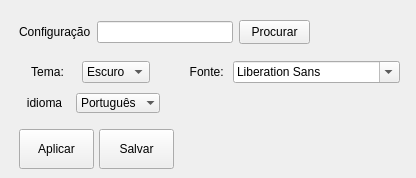
<?xml version="1.0" encoding="UTF-8"?>
<ui version="4.0">
 <class>PreferencesWindow</class>
 <widget class="QMainWindow" name="PreferencesWindow">
  <property name="geometry">
   <rect>
    <x>0</x>
    <y>0</y>
    <width>416</width>
    <height>178</height>
   </rect>
  </property>
  <property name="minimumSize">
   <size>
    <width>416</width>
    <height>178</height>
   </size>
  </property>
  <property name="maximumSize">
   <size>
    <width>416</width>
    <height>178</height>
   </size>
  </property>
  <property name="windowTitle">
   <string>option</string>
  </property>
  <widget class="QWidget" name="centralwidget">
   <layout class="QHBoxLayout" name="horizontalLayout_3">
    <item>
     <widget class="QFrame" name="frame">
      <property name="frameShape">
       <enum>QFrame::Shape::NoFrame</enum>
      </property>
      <property name="frameShadow">
       <enum>QFrame::Shadow::Raised</enum>
      </property>
      <widget class="QWidget" name="layoutWidget">
       <property name="geometry">
        <rect>
         <x>10</x>
         <y>80</y>
         <width>141</width>
         <height>28</height>
        </rect>
       </property>
       <layout class="QHBoxLayout" name="horizontalLayout">
        <item>
         <widget class="QLabel" name="label">
          <property name="text">
           <string>idioma</string>
          </property>
          <property name="alignment">
           <set>Qt::AlignmentFlag::AlignCenter</set>
          </property>
         </widget>
        </item>
        <item>
         <widget class="QComboBox" name="comboBox">
          <property name="editable">
           <bool>false</bool>
          </property>
          <property name="frame">
           <bool>false</bool>
          </property>
          <item>
           <property name="text">
            <string>Português</string>
           </property>
          </item>
          <item>
           <property name="text">
            <string>Ingles</string>
           </property>
          </item>
         </widget>
        </item>
       </layout>
      </widget>
      <widget class="QWidget" name="layoutWidget">
       <property name="geometry">
        <rect>
         <x>10</x>
         <y>50</y>
         <width>131</width>
         <height>26</height>
        </rect>
       </property>
       <layout class="QHBoxLayout" name="horizontalLayout_2">
        <item>
         <widget class="QLabel" name="label_tema">
          <property name="font">
           <font>
            <bold>false</bold>
           </font>
          </property>
          <property name="text">
           <string>Tema:</string>
          </property>
          <property name="alignment">
           <set>Qt::AlignmentFlag::AlignCenter</set>
          </property>
         </widget>
        </item>
        <item>
         <widget class="QComboBox" name="Combox_tema">
          <item>
           <property name="text">
            <string>Escuro</string>
           </property>
          </item>
          <item>
           <property name="text">
            <string>Claro</string>
           </property>
          </item>
         </widget>
        </item>
       </layout>
      </widget>
      <widget class="QWidget" name="layoutWidget">
       <property name="geometry">
        <rect>
         <x>10</x>
         <y>10</y>
         <width>214</width>
         <height>26</height>
        </rect>
       </property>
       <layout class="QHBoxLayout" name="horizontalLayout_5">
        <item>
         <widget class="QLabel" name="label_3">
          <property name="text">
           <string>Configuração</string>
          </property>
         </widget>
        </item>
        <item>
         <widget class="QLineEdit" name="lineEdit"/>
        </item>
       </layout>
      </widget>
      <widget class="QWidget" name="layoutWidget">
       <property name="geometry">
        <rect>
         <x>180</x>
         <y>50</y>
         <width>211</width>
         <height>26</height>
        </rect>
       </property>
       <layout class="QHBoxLayout" name="horizontalLayout_6">
        <item>
         <widget class="QLabel" name="label_fonte">
          <property name="sizePolicy">
           <sizepolicy hsizetype="Preferred" vsizetype="Minimum">
            <horstretch>0</horstretch>
            <verstretch>0</verstretch>
           </sizepolicy>
          </property>
          <property name="text">
           <string>Fonte: </string>
          </property>
          <property name="textFormat">
           <enum>Qt::TextFormat::AutoText</enum>
          </property>
          <property name="alignment">
           <set>Qt::AlignmentFlag::AlignRight|Qt::AlignmentFlag::AlignTrailing|Qt::AlignmentFlag::AlignVCenter</set>
          </property>
         </widget>
        </item>
        <item>
         <widget class="QFontComboBox" name="fontComboBox"/>
        </item>
       </layout>
      </widget>
      <widget class="QPushButton" name="btn_search_paste">
       <property name="geometry">
        <rect>
         <x>230</x>
         <y>11</y>
         <width>71</width>
         <height>24</height>
        </rect>
       </property>
       <property name="text">
        <string>Procurar</string>
       </property>
      </widget>
      <widget class="QPushButton" name="btn_aplicar">
       <property name="geometry">
        <rect>
         <x>10</x>
         <y>120</y>
         <width>75</width>
         <height>40</height>
        </rect>
       </property>
       <property name="maximumSize">
        <size>
         <width>80</width>
         <height>40</height>
        </size>
       </property>
       <property name="text">
        <string>Aplicar</string>
       </property>
      </widget>
      <widget class="QPushButton" name="btn_salvar">
       <property name="geometry">
        <rect>
         <x>90</x>
         <y>120</y>
         <width>75</width>
         <height>40</height>
        </rect>
       </property>
       <property name="maximumSize">
        <size>
         <width>80</width>
         <height>40</height>
        </size>
       </property>
       <property name="text">
        <string>Salvar</string>
       </property>
      </widget>
     </widget>
    </item>
   </layout>
  </widget>
 </widget>
 <resources/>
 <connections/>
</ui>
